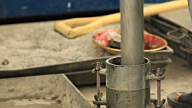
#> input picture affine_tests/sample4.jpg, 192 x 108 px
$ python interpolation3.py   (older library calls are emulated)
#> lines starting #> are read from the running program, lines starting #| are printed output that depends on the picture
"""
MK3 - Further optimized the interpolation step with linear algebra, so as to:
    1. Get rid of deepest two loops (3rd and 4th)
    2. Replaced with 3-term hadamard product and result sum
    3. Replaced with 3-term dot product,
        where if A = max(0,...x) and B = max(0,...y) and U = src_img,
        V_i,j = B(U^T)A or (A^T)U(B^T)
        Since transpose(nxm) = O(n*m) assuming worst cases (replacing entire array with new one),
            and transpose(nx1) = O(n), transpose(1xm) = O(m), the resulting complexities became
        V_i,j = B(U^T)A     -> O(H*W)
        V_i,j = (A^T)U(B^T) -> O(H) + O(W) = O(H + W)
        So therefore our second is cheaper, and our new equation is
            V_i,j = (A^T)U(B^T)

-Blake Edwards / Dark Element
"""
import numpy as np
import cv2

def disp_img_fullscreen(img, name="test"):
    cv2.namedWindow(name, cv2.WND_PROP_FULLSCREEN)
    cv2.setWindowProperty(name, cv2.WND_PROP_FULLSCREEN, cv2.cv.CV_WINDOW_FULLSCREEN)
    cv2.imshow(name,img)
    cv2.waitKey(0)
    cv2.destroyAllWindows()

def get_concatenated_row(samples):
    """
    Concatenate each sample in samples horizontally, along axis 1.
    Return the resulting array.
    """
    return np.concatenate([sample for sample in samples], axis=1)

"""Load image"""
src_img = cv2.imread("sample4.jpg")
#> src_img is the input picture: shape (108, 192, 3); mean B, G, R 89.7, 115.8, 128.5
#src_img = cv2.imread("0.jpg")

"""Get Greyscale, since we are only testing with one channel atm"""
#src_img = src_img[0:28,0:28,0]
src_img = src_img[:, :, 0]
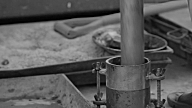
#> src_img: shape (108, 192); min 0, max 206, mean 89.7
#src_img = np.random.randn(192,108)
#print src_img.shape
#disp_img_fullscreen(src_img)

"""Create affine transformation matrix"""
T = np.array([[1,0,5],[0,1,20],[0,0,1]])
#T = np.float32([[1.0,.4,10],[0,1.0,-50],[0,0,1]])
#clear_r3 = np.array([[1,0,0],[0,1,0],[0,0,0]])
#T = np.eye(3) + 0.05*(np.dot(clear_r3,np.random.randn(3,3)))

"""Initialize result image and get image dims"""
dst_img = np.zeros_like(src_img)
h, w = src_img.shape
#> h = 108; w = 192

"""Create src meshgrid"""
x, y = np.meshgrid(np.arange(h), np.arange(w), indexing='ij')

"""Add extra dimension so we can concatenate together to have a vector of cords for each one"""
x = x[:,:, None]
y = y[:,:, None]

"""
Concatenate as (y,x) instead of (x, y) so that we can reference as (h,w) or (row, col) instead of the other way around.
    So yea, annoying tensor indexing is to blame.
"""
src_meshgrid = np.concatenate([y,x, np.ones_like(x)], axis=2)
src_meshgrid = src_meshgrid[:,:,:,None]

#Debugging
#print src_meshgrid.shape
#print src_meshgrid[0][0], src_meshgrid[-1][0], src_meshgrid[0][-1], src_meshgrid[-1][-1]

"""
Apply our transformation matrix to src meshgrid, and put the result in dst meshgrid.
Since we seem to need to have the last two dimensions of src_meshgrid to be compatible with
    the dimensions of our transformation matrix,
    so that our dot product essentially becomes 3x1 * 3x3,
    We have to add the empty dimension to our src_meshgrid,
    And we have to then reshape the result to remove the empty dimension.
"""
dst_meshgrid = np.tensordot(src_meshgrid, T, axes=([2],[1]))
dst_meshgrid = np.reshape(dst_meshgrid, (h, w, 3))

"""
Since we no longer need the empty dimension,
    and our following formula is easier with x and y split again,
    We do both in one move
"""
dst_y, dst_x, dst_extra = np.split(dst_meshgrid, 3, 2)
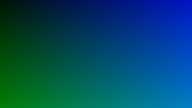
#> dst_meshgrid: shape (108, 192, 3) int64; mean of channels 0, 1, 2 100.5, 73.5, 1; drawn as B, G, R

"""
We then get x and y as vectors, since we can more compactly use our formulas this way
"""
dst_x = dst_x[:,0]
#> dst_x = 108 values from 20 to 127
dst_y = dst_y[0,:]
#> dst_y = 192 values from 5 to 196
dst_y, dst_x = np.reshape(dst_y, (1,w)), np.reshape(dst_x, (h,1))

# [8 lines of commented-out code are left out]

"""
Time for our complicated formula.
    Loop through the pixels of our result image, by row then column, i then j.
"""
# [4 lines of commented-out code are left out]
"""
dst_x = dst_x[:,0]
dst_y = dst_y[0,:]
dst_x = np.reshape(dst_x, (h,1))
dst_y = np.reshape(dst_y, (1,w))
"""

for i in range(h):
    for j in range(w):
        a = np.maximum(0, 1-np.abs(dst_x - i)).transpose()
        b = np.maximum(0, 1-np.abs(dst_y - j)).transpose()
        #dst_img[i,j] = np.sum(src_img * np.dot(np.maximum(0, 1-np.abs(dst_x - i)), np.maximum(0, 1-np.abs(dst_y - j))))
        #dst_img[i,j] = b.dot(src_img.transpose()).dot(a)
        dst_img[i,j] = a.dot(src_img).dot(b)
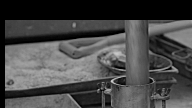
#> dst_img: shape (108, 192); min 0, max 206, mean 71.1

"""
Handle comparison display.
Generate white divider, and concatenate everything for simultaneous comparison.
"""
white_divider = np.ones((src_img.shape[0], 1), dtype=np.uint8)*255
#> white_divider = 108 values from 255 to 255
comparison_img = get_concatenated_row((src_img, white_divider, dst_img))
#> in get_concatenated_row, `return np.concatenate([sample for sample in samples], axis=1)`:
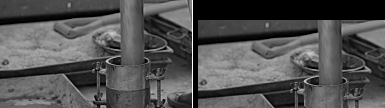
#> returned value: shape (108, 385); min 0, max 255, mean 80.9
disp_img_fullscreen(comparison_img)
